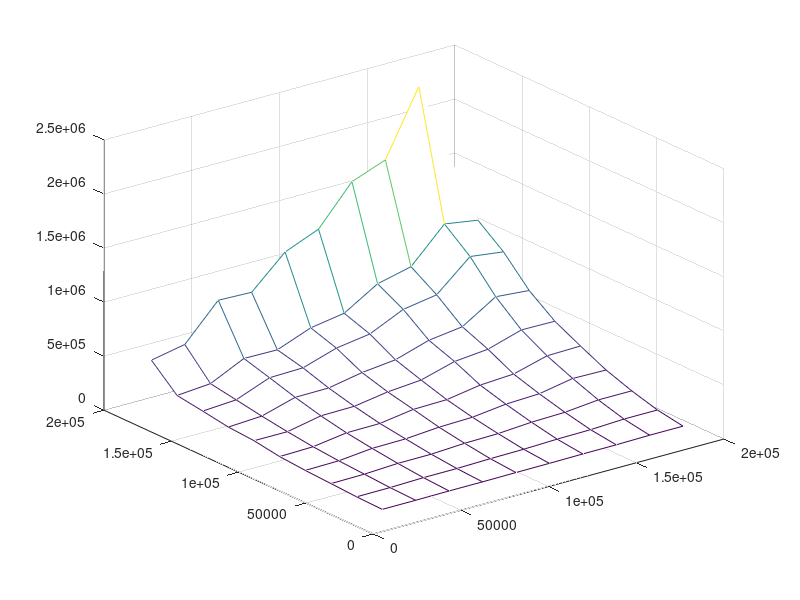

Here is the MATLAB script that generated this plot:
xx = [193647,174592,155537,136482,117427,98372,79317,60262,41207,22152,;193648,174593,155538,136483,117428,98373,79318,60263,41208,22153,;193649,174594,155539,136484,117429,98374,79319,60264,41209,22154,;193650,174595,155540,136485,117430,98375,79320,60265,41210,22155,;193651,174596,155541,136486,117431,98376,79321,60266,41211,22156,;193652,174597,155542,136487,117432,98377,79322,60267,41212,22157,;193653,174598,155543,136488,117433,98378,79323,60268,41213,22158,;193654,174599,155544,136489,117434,98379,79324,60269,41214,22159,;193655,174600,155545,136490,117435,98380,79325,60270,41215,22160,;193656,174601,155546,136491,117436,98381,79326,60271,41216,22161,;]
yy = [193657,193656,193655,193654,193653,193652,193651,193650,193649,193648,;174602,174601,174600,174599,174598,174597,174596,174595,174594,174593,;155547,155546,155545,155544,155543,155542,155541,155540,155539,155538,;136492,136491,136490,136489,136488,136487,136486,136485,136484,136483,;117437,117436,117435,117434,117433,117432,117431,117430,117429,117428,;98382,98381,98380,98379,98378,98377,98376,98375,98374,98373,;79327,79326,79325,79324,79323,79322,79321,79320,79319,79318,;60272,60271,60270,60269,60268,60267,60266,60265,60264,60263,;41217,41216,41215,41214,41213,41212,41211,41210,41209,41208,;22162,22161,22160,22159,22158,22157,22156,22155,22154,22153,;]
zz = [1.08369e+06,2.26305e+06,1.66866e+06,1.55086e+06,1.19558e+06,1.06771e+06,778908,789098,463676,402140,;1.05282e+06,1.1013e+06,790054,715351,526455,475542,355647,359378,210354,184831,;869059,909270,638926,587620,443857,396950,298310,290342,169585,149167,;620596,646411,452452,411325,314487,279886,221001,218319,128326,110624,;445275,448585,353518,323952,236251,210072,160524,156187,92999.3,93543.2,;325217,318078,233246,214633,163692,157522,110975,107951,63076.2,55626.8,;212145,217526,159887,147391,110193,101842,77374.7,73261.4,42081.3,36818.3,;128519,128368,97708.6,89473,67730.7,62015.5,44810.8,43400.6,27595.6,24068.4,;60600.7,60306,45868.7,41984.7,32156.3,28767,21272.7,20702.6,12388,10753.2,;19982.8,20007.7,14876.2,13997,10804.9,9385.32,7018.99,6772.86,4133.88,3705.8,;]
mesh(xx,yy,zz)